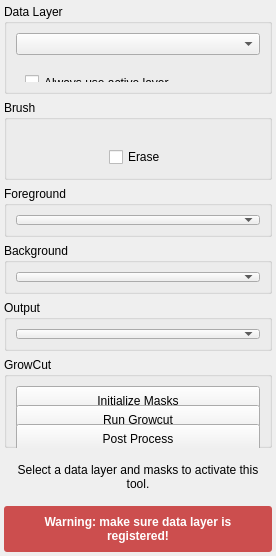
<?xml version="1.0" encoding="UTF-8"?>
<ui version="4.0">
 <class>GrowCutToolInterface</class>
 <widget class="QWidget" name="GrowCutToolInterface">
  <property name="geometry">
   <rect>
    <x>0</x>
    <y>0</y>
    <width>276</width>
    <height>556</height>
   </rect>
  </property>
  <property name="sizePolicy">
   <sizepolicy hsizetype="Preferred" vsizetype="Fixed">
    <horstretch>0</horstretch>
    <verstretch>0</verstretch>
   </sizepolicy>
  </property>
  <property name="minimumSize">
   <size>
    <width>0</width>
    <height>500</height>
   </size>
  </property>
  <property name="maximumSize">
   <size>
    <width>276</width>
    <height>635</height>
   </size>
  </property>
  <property name="windowTitle">
   <string>GrowCut Tool</string>
  </property>
  <layout class="QVBoxLayout" name="verticalLayout_4">
   <property name="leftMargin">
    <number>4</number>
   </property>
   <property name="topMargin">
    <number>4</number>
   </property>
   <property name="rightMargin">
    <number>4</number>
   </property>
   <property name="bottomMargin">
    <number>4</number>
   </property>
   <item>
    <widget class="QGroupBox" name="target_groupbox_">
     <property name="minimumSize">
      <size>
       <width>0</width>
       <height>90</height>
      </size>
     </property>
     <property name="maximumSize">
      <size>
       <width>16777215</width>
       <height>100</height>
      </size>
     </property>
     <property name="title">
      <string>Data Layer</string>
     </property>
     <layout class="QVBoxLayout" name="verticalLayout_3">
      <item>
       <widget class="QtUtils::QtDropableComboBox" name="target_data_layer_">
        <property name="sizePolicy">
         <sizepolicy hsizetype="Ignored" vsizetype="Fixed">
          <horstretch>0</horstretch>
          <verstretch>0</verstretch>
         </sizepolicy>
        </property>
       </widget>
      </item>
      <item>
       <widget class="QWidget" name="widget_4" native="true">
        <layout class="QHBoxLayout" name="horizontalLayout_2">
         <item>
          <widget class="QCheckBox" name="use_active_layer_">
           <property name="sizePolicy">
            <sizepolicy hsizetype="Preferred" vsizetype="Fixed">
             <horstretch>0</horstretch>
             <verstretch>0</verstretch>
            </sizepolicy>
           </property>
           <property name="minimumSize">
            <size>
             <width>0</width>
             <height>25</height>
            </size>
           </property>
           <property name="text">
            <string>Always use active layer</string>
           </property>
          </widget>
         </item>
        </layout>
       </widget>
      </item>
     </layout>
    </widget>
   </item>
   <item>
    <widget class="QGroupBox" name="groupBox">
     <property name="minimumSize">
      <size>
       <width>0</width>
       <height>80</height>
      </size>
     </property>
     <property name="title">
      <string>Brush</string>
     </property>
     <layout class="QVBoxLayout" name="verticalLayout">
      <item>
       <widget class="QtUtils::QtSliderIntCombo" name="brush_radius_" native="true"/>
      </item>
      <item alignment="Qt::AlignHCenter">
       <widget class="QWidget" name="widget_6" native="true">
        <property name="maximumSize">
         <size>
          <width>16777215</width>
          <height>30</height>
         </size>
        </property>
        <layout class="QHBoxLayout" name="horizontalLayout">
         <item>
          <widget class="QCheckBox" name="eraseCheckBox_">
           <property name="minimumSize">
            <size>
             <width>0</width>
             <height>20</height>
            </size>
           </property>
           <property name="text">
            <string>Erase</string>
           </property>
          </widget>
         </item>
        </layout>
       </widget>
      </item>
     </layout>
    </widget>
   </item>
   <item>
    <widget class="QGroupBox" name="mask_constraint_groupbox_">
     <property name="minimumSize">
      <size>
       <width>0</width>
       <height>51</height>
      </size>
     </property>
     <property name="title">
      <string>Foreground</string>
     </property>
     <layout class="QVBoxLayout" name="verticalLayout_7">
      <item>
       <widget class="QtUtils::QtDropableComboBox" name="foreground_mask_">
        <property name="sizePolicy">
         <sizepolicy hsizetype="Ignored" vsizetype="Fixed">
          <horstretch>0</horstretch>
          <verstretch>0</verstretch>
         </sizepolicy>
        </property>
       </widget>
      </item>
     </layout>
    </widget>
   </item>
   <item>
    <widget class="QGroupBox" name="groupBox_2">
     <property name="minimumSize">
      <size>
       <width>0</width>
       <height>51</height>
      </size>
     </property>
     <property name="title">
      <string>Background</string>
     </property>
     <layout class="QVBoxLayout" name="verticalLayout_5">
      <item>
       <widget class="QtUtils::QtDropableComboBox" name="background_mask_">
        <property name="sizePolicy">
         <sizepolicy hsizetype="Ignored" vsizetype="Fixed">
          <horstretch>0</horstretch>
          <verstretch>0</verstretch>
         </sizepolicy>
        </property>
       </widget>
      </item>
     </layout>
    </widget>
   </item>
   <item>
    <widget class="QGroupBox" name="groupBox_4">
     <property name="minimumSize">
      <size>
       <width>0</width>
       <height>51</height>
      </size>
     </property>
     <property name="title">
      <string>Output</string>
     </property>
     <layout class="QVBoxLayout" name="verticalLayout_6">
      <item>
       <widget class="QtUtils::QtDropableComboBox" name="output_mask_">
        <property name="sizePolicy">
         <sizepolicy hsizetype="Ignored" vsizetype="Fixed">
          <horstretch>0</horstretch>
          <verstretch>0</verstretch>
         </sizepolicy>
        </property>
       </widget>
      </item>
     </layout>
    </widget>
   </item>
   <item>
    <widget class="QGroupBox" name="groupBox_3">
     <property name="title">
      <string>GrowCut</string>
     </property>
     <layout class="QVBoxLayout" name="verticalLayout_2">
      <item>
       <widget class="QPushButton" name="initialize_masks_">
        <property name="minimumSize">
         <size>
          <width>0</width>
          <height>30</height>
         </size>
        </property>
        <property name="text">
         <string>Initialize Masks</string>
        </property>
       </widget>
      </item>
      <item>
       <widget class="QPushButton" name="run_growcut_">
        <property name="minimumSize">
         <size>
          <width>0</width>
          <height>30</height>
         </size>
        </property>
        <property name="text">
         <string>Run Growcut</string>
        </property>
       </widget>
      </item>
      <item>
       <widget class="QPushButton" name="run_smoothing_">
        <property name="minimumSize">
         <size>
          <width>0</width>
          <height>30</height>
         </size>
        </property>
        <property name="text">
         <string>Post Process</string>
        </property>
       </widget>
      </item>
     </layout>
    </widget>
   </item>
   <item>
    <widget class="QWidget" name="message_alert_" native="true">
     <property name="minimumSize">
      <size>
       <width>0</width>
       <height>32</height>
      </size>
     </property>
     <property name="styleSheet">
      <string notr="true"/>
     </property>
     <layout class="QHBoxLayout" name="horizontalLayout_3">
      <item>
       <widget class="QLabel" name="message_">
        <property name="text">
         <string>Select a data layer and masks to activate this tool.</string>
        </property>
        <property name="alignment">
         <set>Qt::AlignCenter</set>
        </property>
        <property name="wordWrap">
         <bool>true</bool>
        </property>
       </widget>
      </item>
     </layout>
    </widget>
   </item>
   <item>
    <widget class="QWidget" name="message_warning_" native="true">
     <property name="minimumSize">
      <size>
       <width>0</width>
       <height>32</height>
      </size>
     </property>
     <property name="styleSheet">
      <string notr="true">QLabel#warning_{
	color: white;
	font: bold;
}

QWidget#message_warning_{
	border-radius: 3px;
	background-color: rgb(204,78,78);
}</string>
     </property>
     <layout class="QHBoxLayout" name="horizontalLayout_4">
      <item>
       <widget class="QLabel" name="warning_">
        <property name="text">
         <string>Warning: make sure data layer is registered!</string>
        </property>
        <property name="alignment">
         <set>Qt::AlignCenter</set>
        </property>
        <property name="wordWrap">
         <bool>true</bool>
        </property>
       </widget>
      </item>
     </layout>
    </widget>
   </item>
  </layout>
 </widget>
 <customwidgets>
  <customwidget>
   <class>QtUtils::QtSliderIntCombo</class>
   <extends>QWidget</extends>
   <header location="global">QtUtils/Widgets/QtSliderIntCombo.h</header>
   <container>1</container>
  </customwidget>
  <customwidget>
   <class>QtUtils::QtDropableComboBox</class>
   <extends>QComboBox</extends>
   <header location="global">QtUtils/Widgets/QtDropableComboBox.h</header>
  </customwidget>
 </customwidgets>
 <resources/>
 <connections/>
</ui>
